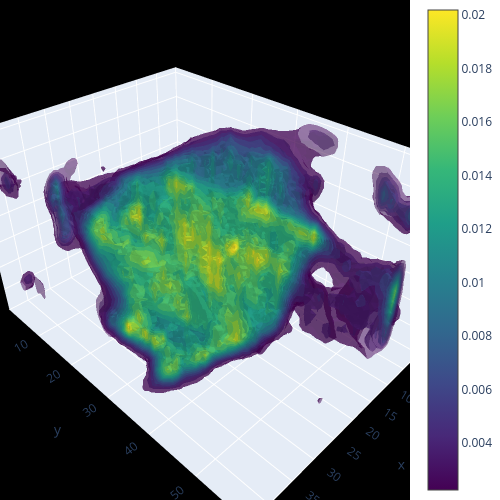

The cell this chart's notebook holds for it:
### Markdown cell above
The most effective way to visualize and compare the reconstructed volume to the ground truth is through interactive 3D plots using `plotly`.

### Code cell
# Uncomment to visualize the 3D volume
tomodpdt.plotting.visualize_3d_volume(tomographic_model.volume.detach().cpu())

### Figure 1 — Plotly figure (JSON) as saved in the notebook; plotly's stock layout.template omitted (floating-point values rounded to 4 significant figures; data arrays with more than 128 entries replaced by an {"elided": "..."} marker saying what was removed)
{"data": [{"caps": {"x": {"show": false}, "y": {"show": false}, "z": {"show": false}}, "colorscale": [[0, "#440154"], [0.1111, "#482878"], [0.2222, "#3e4989"], [0.3333, "#31688e"], [0.4444, "#26828e"], [0.5556, "#1f9e89"], [0.6667, "#35b779"], [0.7778, "#6ece58"], [0.8889, "#b5de2b"], [1, "#fde725"]], "isomax": 0.0202, "isomin": 0.002244, "opacity": 0.5, "surface": {"count": 15}, "type": "isosurface", "value": {"elided": "95040 float values"}, "x": {"elided": "95040 int values"}, "y": {"elided": "95040 int values"}, "z": {"elided": "95040 int values"}}], "layout": {"height": 500, "margin": {"b": 0, "l": 0, "r": 0, "t": 0}, "scene": {"bgcolor": "black", "camera": {"eye": {"x": 1.25, "y": 1.25, "z": 1.25}}, "xaxis": {"range": [0, 44]}, "yaxis": {"range": [0, 60]}, "zaxis": {"range": [0, 36]}}, "width": 500}}
